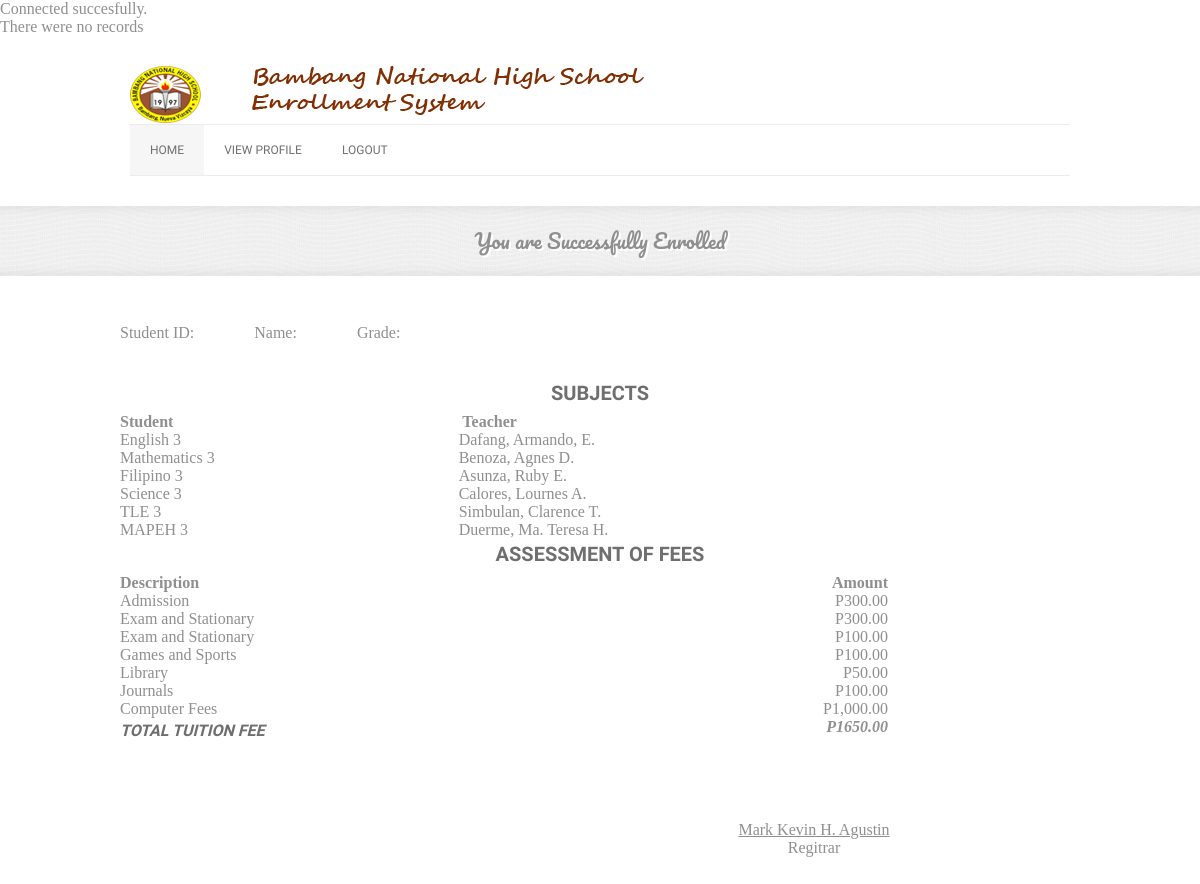
/web/grade9sub.php, run on the app's committed database.
### tables this page shows
CREATE TABLE `tblsubjects` (
  `RecNo` bigint(10) NOT NULL AUTO_INCREMENT,
  `Level` varchar(100) DEFAULT NULL,
  `Subject` varchar(100) DEFAULT NULL,
  `Teacher` varchar(100) DEFAULT NULL,
  PRIMARY KEY (`RecNo`)
);

### web/grade9sub.php (the view, shortened to what this page needs)
<?php
require_once 'viewing_fucntion.php';
?>
<!DOCTYPE html>
<head>
    <link rel="stylesheet" href="css/960_12_col.css" media="screen" />
    <link rel="stylesheet" href="css/reset.css" media="screen" />
    <link rel="stylesheet" href="css/style.css" media="screen" />
    <link rel="stylesheet" href="css/anythingslider.css">
    <link rel="stylesheet" title="activestyle" href="css/default-blue.css" media="screen" />
</head>
<body>
    <section id="header-wrapper">
        <header id="header" class="clearfix">
            <section id="logo">
                <a href="index.html">
                </a>
            </section>
            <section id="nav-container">
                  <nav id="nav">
                    <ul>
                        <li class="active"><a href="index.html">Home</a></li>
                                <li> <a href="viewing.php">View Profile</a></li>
                                <li> <a href="mainhome.html">Logout</a></li>
            </ul>
			</nav>
            </section>
        </header>
    </section>
        <section id="page-title">
            <center><h1>You are Successfully Enrolled</h1></center>
        </section>
    <section id="content-wrapper">
	<div class="container">
<br>
<form name="myform" action="oldstudents.php" method="get" onsubmit="return validateForm()">
<div class="form-group">
Student  ID: &nbsp;<font color="black"><?php echo $studentid ?></font>&nbsp;&nbsp;&nbsp;&nbsp;&nbsp;&nbsp;&nbsp;&nbsp;&nbsp;&nbsp;&nbsp;&nbsp;
Name:&nbsp;<font color="black"><?php echo $lastname?> <?php echo $firstname?> <?php echo $middlename?></font>&nbsp;&nbsp;&nbsp;&nbsp;&nbsp;&nbsp;&nbsp;&nbsp;&nbsp;&nbsp;&nbsp;&nbsp;
Grade: <font color="black"><?php echo $level?></font>
          </div>
    <section id="content-wrapper">
<div class="container">
		<br><br><center><h2><strong>SUBJECTS</strong></h2></center>
      <div class="row">
                <table class="table table-striped table-bordered">
                  <thead>
                    <tr>
                      <tr>  <td style="text-align:left"><b>Student</b></td>
					<td style="text-align:left"><b>&nbsp&nbsp;&nbsp&nbsp;&nbsp&nbsp;&nbsp&nbsp;&nbsp&nbsp;&nbsp&nbsp;
					&nbsp&nbsp;&nbsp&nbsp;&nbsp&nbsp;&nbsp&nbsp;&nbsp&nbsp;&nbsp&nbsp;&nbsp&nbsp;&nbsp&nbsp;&nbsp&nbsp;
					&nbsp&nbsp;&nbsp&nbsp;&nbsp&nbsp;&nbsp&nbsp;&nbsp&nbsp;&nbsp&nbsp;&nbsp&nbsp;&nbsp&nbsp;&nbsp&nbsp;
					&nbsp&nbsp;&nbsp&nbsp;&nbsp&nbsp;&nbsp&nbsp;&nbsp&nbsp;
					Teacher</b></td>
                    </tr>
                  <tbody>
                  <?php
                   $pdo = Database::connect();
                    $sql = "SELECT * FROM tblsubjects WHERE Level= 'Grade 9'";
                   foreach ($pdo->query($sql) as $row) {
                            echo '<tr>';
							echo '<td>'. $row['Subject'] . '</td>';
							echo '<td style="text-align:left">&nbsp&nbsp;&nbsp&nbsp;&nbsp&nbsp;&nbsp&nbsp;&nbsp&nbsp;&nbsp&nbsp;
							&nbsp&nbsp;&nbsp&nbsp;&nbsp&nbsp;&nbsp&nbsp;&nbsp&nbsp;&nbsp&nbsp;&nbsp&nbsp;&nbsp&nbsp;&nbsp&nbsp;
							&nbsp&nbsp;&nbsp&nbsp;&nbsp&nbsp;&nbsp&nbsp;&nbsp&nbsp;&nbsp&nbsp;&nbsp&nbsp;&nbsp&nbsp;&nbsp&nbsp;
							&nbsp&nbsp;&nbsp&nbsp;&nbsp&nbsp;&nbsp&nbsp;&nbsp&nbsp;'. $row['Teacher'] . '</td>';
							echo '</tr>';
                   }
                  ?>
                  </tbody>
            </table>
			<center><h2><strong>Assessment of Fees</strong></h2></center>
	<table style="width:80%">
	 <tr>
    <th style="text-align:left"><b>Description</b></th>
    <th style="text-align:right"><b>Amount</b></th>
  </tr>
	<tr>
    <td>Admission</td>
    <td style="text-align:right">P300.00</td>
  </tr>
  <tr>
    <td>Exam and Stationary</td>
    <td style="text-align:right">P300.00</td>
  </tr>
  <tr>
    <td>Exam and Stationary</td>
    <td style="text-align:right">P100.00</td>
  </tr>
  <tr>
    <td>Games and Sports</td>
    <td style="text-align:right">P100.00</td>
  </tr>
  <tr>
    <td>Library</td>
    <td style="text-align:right">P50.00</td>
  </tr>
  <tr>
    <td>Journals</td>
    <td style="text-align:right">P100.00</td>
  </tr>
  <tr>
    <td>Computer Fees</td>
    <td style="text-align:right">P1,000.00</td>
    </tr>
 <tr>
    <td><h4><i>Total Tuition Fee</i></h4></td>
    <td style="text-align:right"><i><b>P1650.00</b></i></td>
  </tr>
</table>
        </div>
	<center>
		<br><br><br><br>
		<u>
			Mark Kevin H. Agustin<br>
		</u>
		&nbsp;&nbsp&nbsp;&nbsp&nbsp;&nbsp&nbsp;&nbsp&nbsp;&nbsp&nbsp;&nbsp&nbsp;&nbsp&nbsp;&nbsp&nbsp;&nbsp&nbsp;&nbsp&nbsp;&nbsp&nbsp;&nbsp
		&nbsp;&nbsp&nbsp;&nbsp&nbsp;&nbsp&nbsp;&nbsp&nbsp;&nbsp&nbsp;&nbsp&nbsp;&nbsp&nbsp;&nbsp&nbsp;&nbsp&nbsp;&nbsp&nbsp;&nbsp&nbsp;&nbsp
		&nbsp;&nbsp&nbsp;&nbsp&nbsp;&nbsp&nbsp;&nbsp&nbsp;&nbsp&nbsp;&nbsp&nbsp;&nbsp&nbsp;&nbsp&nbsp;&nbsp&nbsp;&nbsp&nbsp;&nbsp&nbsp;&nbsp
		&nbsp;&nbsp&nbsp;&nbsp&nbsp;&nbsp&nbsp;&nbsp&nbsp;&nbsp&nbsp;&nbsp&nbsp;&nbsp&nbsp;&nbsp&nbsp;&nbsp&nbsp;&nbsp&nbsp;&nbsp&nbsp;&nbsp
		&nbsp&nbsp;&nbsp&nbsp;&nbsp&nbsp;
			Regitrar
    </section>
<br>
<br>
<br>
<br>
</body>
</html>

### web/css/960_12_col.css (style rules this page uses)
.clearfix:before, .clearfix:after, .container_12:before, .container_12:after { content: '.'; display: block; overflow: hidden; visibility: hidden; font-size: 0; line-height: 0; width: 0; height: 0; }
.clearfix:after, .container_12:after { clear: both; }
.clearfix, .container_12 { zoom: 1; }

### web/css/style.css (style rules this page uses)
body { background: #fff; color: #8f8f8f; }
h1, h2, h3, h4, h5, h6 { color: #6f6f6f; text-transform: uppercase; margin-bottom: 5px; }
h1 { font: bold 22px 'Droid Sans', sans-serif; line-height: 32px; }
h2 { font: bold 20px 'Droid Sans', sans-serif; line-height: 30px; }
h4 { font: bold 16px 'Droid Sans', sans-serif; line-height: 26px; }
a { text-decoration: none; font: 12px 'Droid Sans', sans-serif; -webkit-transition: all 0.3s ease 0s; -moz-transition: all 0.3s ease 0s; -o-transition: all 0.3s ease 0s; -ms-transition: all 0.3s ease 0s; transition: all 0.3s ease 0s; }
#header-wrapper { width: 100%; }
#header { width: 940px; margin-top: 30px; margin-bottom: 30px; margin-right: auto; margin-left: auto; }
#logo { width: 247px; height: 28px; margin-bottom: 30px; margin-right: 30px; float: left; }
#nav-container { width: 940px; border-top: 1px solid #ececec; border-bottom: 1px solid #ececec; height: 50px; float: left; }
#nav { width: 705px; margin-right: 20px; float: left; list-style: none; height: 50px; }
#nav > ul { display: block !important; }
#nav li { float: left; list-style: none; position: relative; padding: 18px 20px; -webkit-transition: all 0.3s ease 0s; -moz-transition: all 0.3s ease 0s; -o-transition: all 0.3s ease 0s; -ms-transition: all 0.3s ease 0s; transition: all 0.3s ease 0s; }
#nav li a { text-decoration: none; float: none; display: block; color: #6f6f6f; text-transform: uppercase; font: 12px 'Droid Sans', sans-serif; }
#nav li.active { background: #f6f6f6; }
#page-title { width: 100%; background: url('../img/page-title.png') repeat-x; height: 70px; margin-bottom: 30px; float: left; }
#page-title h1 { text-transform: none; font: 20px 'Pacifico', cursive; text-align: center; margin: 0 auto; color: #8f8f8f; text-shadow: 2px 2px #fff; margin-top: 17px; }
#content-wrapper { margin: 0 auto; padding-bottom: 10px; width: 960px; overflow: hidden; }

### web/css/default-blue.css (style rules this page uses)
a { color: #61d5d1; }
#logo a { background: url('../img/blue-default/logo.png') no-repeat; height: 65px; width: 600px !important; display: block; text-indent: -9999px; }

### data on the page
tblsubjects: Subject "English 3", Teacher "Dafang, Armando, E."
tblsubjects: Subject "Mathematics 3", Teacher "Benoza, Agnes D."
tblsubjects: Subject "Filipino 3", Teacher "Asunza, Ruby E."
tblsubjects: Subject "Science 3", Teacher "Calores, Lournes A."
tblsubjects: Subject "TLE 3", Teacher "Simbulan, Clarence T."
tblsubjects: Subject "MAPEH 3", Teacher "Duerme, Ma. Teresa H."
